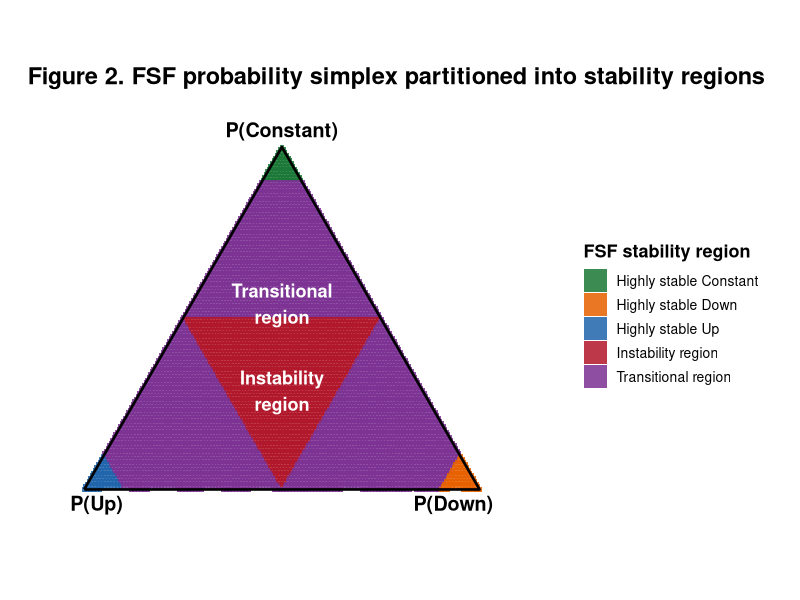
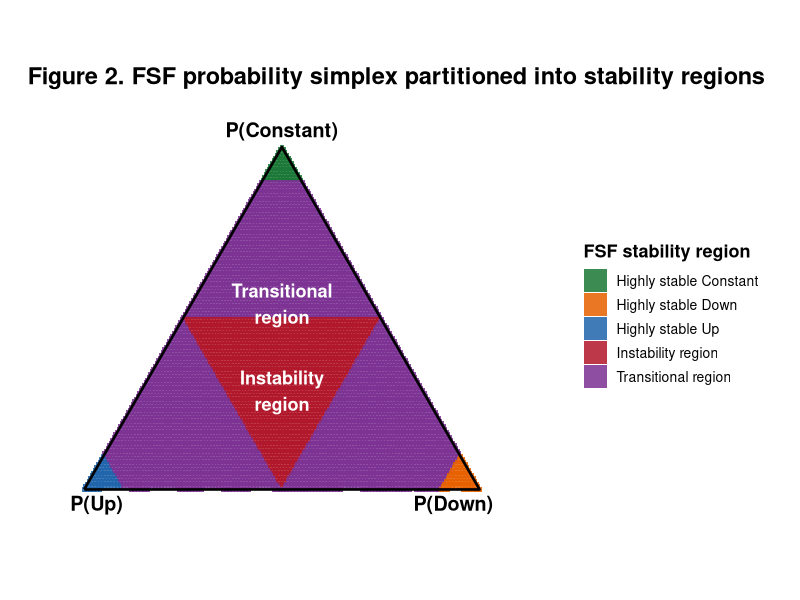

These charts were generated, in order, by the following R code:
#!/usr/bin/env Rscript

suppressPackageStartupMessages({
  library(ggplot2)
  library(dplyr)
  library(tibble)
})

ROOT <- "/media/saji/5E06441D0643F5152/FSF_SIGNAL_STRATIFICATION"
OUT  <- file.path(ROOT, "results/archive/pre_repair_manuscript/figures/main")
dir.create(OUT, recursive = TRUE, showWarnings = FALSE)

ternary_xy <- function(p_up, p_down, p_const) {
  tibble(
    x = p_down + 0.5 * p_const,
    y = p_const * sqrt(3) / 2
  )
}

grid <- expand.grid(
  p_up = seq(0, 1, by = 0.008),
  p_down = seq(0, 1, by = 0.008)
) %>%
  mutate(p_const = 1 - p_up - p_down) %>%
  filter(p_const >= 0) %>%
  mutate(
    SSI = pmax(p_up, p_down, p_const),
    dominant_state = case_when(
      p_up >= p_down & p_up >= p_const ~ "Up",
      p_down >= p_up & p_down >= p_const ~ "Down",
      p_const >= p_up & p_const >= p_down ~ "Constant"
    ),
    fsf_region = case_when(
      SSI >= 0.90 & dominant_state == "Up" ~ "Highly stable Up",
      SSI >= 0.90 & dominant_state == "Down" ~ "Highly stable Down",
      SSI >= 0.90 & dominant_state == "Constant" ~ "Highly stable Constant",
      SSI < 0.50 ~ "Instability region",
      TRUE ~ "Transitional region"
    )
  ) %>%
  bind_cols(ternary_xy(.$p_up, .$p_down, .$p_const))

boundary <- tibble(
  p_up = c(1, 0, 0, 1),
  p_down = c(0, 1, 0, 0),
  p_const = c(0, 0, 1, 0)
) %>%
  bind_cols(ternary_xy(.$p_up, .$p_down, .$p_const))

make_line <- function(type, value) {
  s <- seq(0, 1 - value, by = 0.01)

  if (type == "up") {
    df <- tibble(p_up = value, p_down = s, p_const = 1 - value - s)
  } else if (type == "down") {
    df <- tibble(p_down = value, p_up = s, p_const = 1 - value - s)
  } else {
    df <- tibble(p_const = value, p_up = s, p_down = 1 - value - s)
  }

  bind_cols(df, ternary_xy(df$p_up, df$p_down, df$p_const))
}

guides <- bind_rows(
  lapply(c(0.25, 0.50, 0.75, 0.90), \(v) make_line("up", v)),
  lapply(c(0.25, 0.50, 0.75, 0.90), \(v) make_line("down", v)),
  lapply(c(0.25, 0.50, 0.75, 0.90), \(v) make_line("const", v))
)

colors <- c(
  "Highly stable Up" = "#2166AC",
  "Highly stable Constant" = "#1B7837",
  "Highly stable Down" = "#E66101",
  "Transitional region" = "#7B3294",
  "Instability region" = "#B2182B"
)

p <- ggplot() +
  geom_tile(
    data = grid %>% filter(fsf_region %in% names(colors)),
    aes(x = x, y = y, fill = fsf_region),
    width = 0.012,
    height = 0.012,
    alpha = 0.86
  ) +
  geom_path(
    data = guides,
    aes(
      x = x,
      y = y,
      group = interaction(round(p_up, 2), round(p_down, 2), round(p_const, 2))
    ),
    color = "grey82",
    linewidth = 0.18,
    alpha = 0.60
  ) +
  geom_path(
    data = boundary,
    aes(x = x, y = y),
    linewidth = 0.90,
    color = "black"
  ) +
  annotate("text", x = 0.50, y = 0.91, label = "P(Constant)", size = 5, fontface = "bold") +
  annotate("text", x = -0.035, y = -0.035, label = "P(Up)", size = 5, fontface = "bold", hjust = 0) +
  annotate("text", x = 1.035, y = -0.035, label = "P(Down)", size = 5, fontface = "bold", hjust = 1) +
  annotate(
    "text",
    x = 0.50,
    y = 0.47,
    label = "Transitional\nregion",
    size = 4.6,
    color = "white",
    fontface = "bold"
  ) +
  annotate(
    "text",
    x = 0.50,
    y = 0.25,
    label = "Instability\nregion",
    size = 4.6,
    color = "white",
    fontface = "bold"
  ) +
  scale_fill_manual(values = colors, name = "FSF stability region") +
  coord_equal(
    xlim = c(-0.08, 1.18),
    ylim = c(-0.08, 0.96),
    clip = "off"
  ) +
  labs(
    title = "Figure 2. FSF probability simplex partitioned into stability regions",
    x = NULL,
    y = NULL
  ) +
  theme_void(base_size = 13) +
  theme(
    plot.title = element_text(face = "bold", hjust = 0, size = 17),
    legend.position = "right",
    legend.title = element_text(face = "bold"),
    legend.text = element_text(size = 10),
    plot.margin = margin(20, 30, 20, 20)
  )

ggsave(
  file.path(OUT, "Figure2_FSF_probability_simplex_regions.pdf"),
  p,
  width = 9.5,
  height = 7
)

ggsave(
  file.path(OUT, "Figure2_FSF_probability_simplex_regions.png"),
  p,
  width = 9.5,
  height = 7,
  dpi = 300
)

cat("Saved Figure2_FSF_probability_simplex_regions.pdf/png\n")
